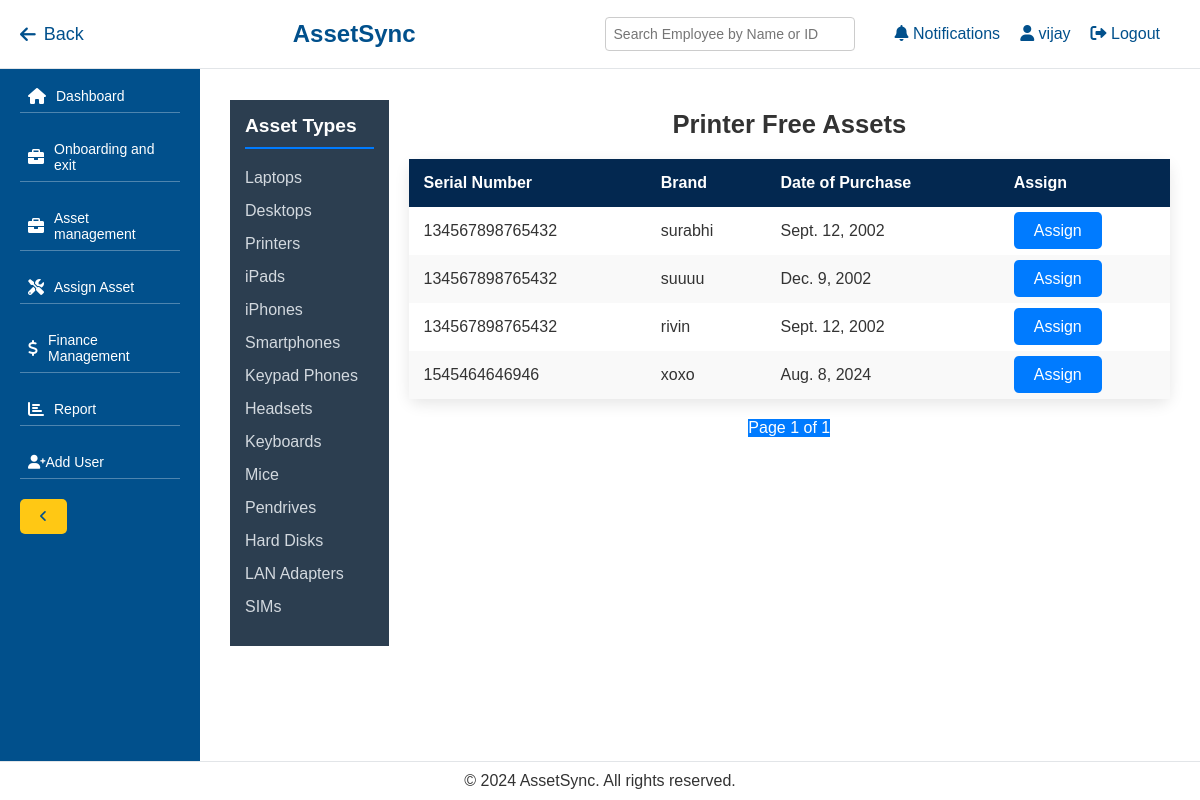
The page /assign-asset/free/?asset_type=Printer (signed in) on the database its author committed.
### management/models.py (models this page shows, shortened)
class Printer(models.Model):
    serial_number = models.CharField(max_length=100)
    brand = models.CharField(max_length=100)
    model = models.CharField(max_length=100)
    status = models.CharField(max_length=50)
    building_name = models.CharField(max_length=100)
    date_of_purchase = models.DateField()
    purchased_amount = models.DecimalField(max_digits=10, decimal_places=2)
    warranty_details = models.CharField(max_length=255)
    warranty_date = models.DateField()
    remarks = models.TextField(blank=True, null=True)
    employee = models.ForeignKey(Employee, on_delete=models.SET_NULL, null=True, blank=True, related_name='printers')

### management/views.py (the view)
# urls.py: path('assign-asset/free/', views.free_assets, name='free_assets'),
@login_required
def free_assets(request):
    asset_type = request.GET.get('asset_type', 'Laptop')  # Default to Laptop
    assets = None
    if asset_type == 'Laptop':
        assets = Laptop.objects.filter(employee__isnull=True)
    elif asset_type == 'Desktop':
        assets = Desktop.objects.filter(employee__isnull=True)
    elif asset_type == 'Printer':
        assets = Printer.objects.filter(employee__isnull=True)
    elif asset_type == 'iPhone':
        assets = iPhone.objects.filter(employee__isnull=True)
    elif asset_type == 'Smartphone':
        assets = Smartphone.objects.filter(employee__isnull=True)
    elif asset_type == 'KeypadPhone':
        assets = KeypadPhone.objects.filter(employee__isnull=True)
    elif asset_type == 'SIM':
        assets = SIM.objects.filter(employee__isnull=True)
    elif asset_type == 'Headset':
        assets = Headset.objects.filter(employee__isnull=True)
    elif asset_type == 'Keyboard':
        assets = Keyboard.objects.filter(employee__isnull=True)
    elif asset_type == 'Mouse':
        assets = Mouse.objects.filter(employee__isnull=True)
    elif asset_type == 'Pendrive':
        assets = Pendrive.objects.filter(employee__isnull=True)
    elif asset_type == 'HardDisk':
        assets = HardDisk.objects.filter(employee__isnull=True)
    elif asset_type == 'LanAdapter':
        assets = LanAdapter.objects.filter(employee__isnull=True)
    elif asset_type == 'iPad':
        assets = iPad.objects.filter(employee__isnull=True)
    else:
        assets = Laptop.objects.none()  # If no valid asset type, return an empty queryset
    paginator = Paginator(assets, 5)  # Show 5 assets per page
    page_number = request.GET.get('page')
    page_obj = paginator.get_page(page_number)
    context = {
        'asset_type': asset_type,
        'page_obj': page_obj,
    }
    return render(request, 'management/free_assets.html', context)

### management/templates/management/free_assets.html (shortened to what this page needs)
{% extends 'management/base.html' %}
{% block content %}
<div class="main-container">
    <div class="second-sidebar">
        <h2>Asset Types</h2>
        <ul>
            <li><a href="?asset_type=Laptop">Laptops</a></li>
            <li><a href="?asset_type=Desktop">Desktops</a></li>
            <li><a href="?asset_type=Printer">Printers</a></li>
            <li><a href="?asset_type=iPad">iPads</a></li>
            <li><a href="?asset_type=iPhone">iPhones</a></li>
            <li><a href="?asset_type=Smartphone">Smartphones</a></li>
            <li><a href="?asset_type=KeypadPhone">Keypad Phones</a></li>
            <li><a href="?asset_type=Headset">Headsets</a></li>
            <li><a href="?asset_type=Keyboard">Keyboards</a></li>
            <li><a href="?asset_type=Mouse">Mice</a></li>
            <li><a href="?asset_type=Pendrive">Pendrives</a></li>
            <li><a href="?asset_type=HardDisk">Hard Disks</a></li>
            <li><a href="?asset_type=LanAdapter">LAN Adapters</a></li>
            <li><a href="?asset_type=SIM">SIMs</a></li>
        </ul>
    </div>
    <div class="content-area">
        <h2>{{ asset_type }} Free Assets</h2>
        <div class="asset-list">
            <table>
                <thead>
                    <tr>
                        <th>Serial Number</th>
                        {% if asset_type == 'SIM' %}
                            <th>SIM Number</th>
                            <th>SIM Status</th>
                        {% elif asset_type == 'iPhone' or asset_type == 'Smartphone' %}
                            <th>Mobile</th>
                            <th>IMEI No1</th>
                            <th>IMEI No2</th>
                        {% elif asset_type == 'Laptop' or asset_type == 'Desktop' %}
                            <th>Brand</th>
                            <th>Processor</th>
                            <th>RAM</th>
                            <th>Storage</th>
                            <th>Inch</th>
                        {% else %}
                            <th>Brand</th>
                        {% endif %}
                        <th>Date of Purchase</th>
                        <th>Assign</th>
                    </tr>
                </thead>
                <tbody>
                    {% for asset in page_obj %}
                    <tr>
                        <td>{{ asset.serial_number }}</td>
                        {% if asset_type == 'SIM' %}
                            <td>{{ asset.sim_number }}</td>
                            <td>{{ asset.sim_status }}</td>
                        {% elif asset_type == 'iPhone' or asset_type == 'Smartphone' %}
                            <td>{{ asset.mobile }}</td>
                            <td>{{ asset.imei_no1 }}</td>
                            <td>{{ asset.imei_no2 }}</td>
                        {% elif asset_type == 'Laptop' or asset_type == 'Desktop' %}
                            <td>{{ asset.brand }}</td>
                            <td>{{ asset.processor }}</td>
                            <td>{{ asset.ram_capacity }}</td>
                            <td>{{ asset.storage }}</td>
                            <td>{{ asset.inch }}</td>
                        {% else %}
                            <td>{{ asset.brand }}</td>
                        {% endif %}
                        <td>{{ asset.date_of_purchase }}</td>
                        <td><a href="{% url 'assign_asset_to_employee' asset.id %}?asset_type={{ asset_type }}" class="assign-btn">Assign</a>
                        </td>
                    </tr>
                    {% endfor %}
                </tbody>
            </table>
            <div class="pagination">
                <span class="current">Page {{ page_obj.number }} of {{ page_obj.paginator.num_pages }}</span>
            </div>
        </div>
    </div>
</div>
{% endblock %}

### management/templates/management/base.html (shortened to what this page needs)
{% load static %}
<!DOCTYPE html>
<html lang="en">
<head>
    <link rel="stylesheet" href="https://cdnjs.cloudflare.com/ajax/libs/font-awesome/6.0.0-beta3/css/all.min.css">
</head>
<body>
    <header>
        <a href="javascript:history.back()" class="back-btn"><i class="fas fa-arrow-left"></i> Back</a>
        <h1>AssetSync</h1>
        <div class="user-options">
            <div class="search-box">
                <input type="text" id="employeeSearch" placeholder="Search Employee by Name or ID" oninput="searchEmployee()">
            </div>
            <a href="#"><i class="fas fa-bell"></i> Notifications</a>
            <a href="#"><i class="fas fa-user"></i> {{ request.user.username }}</a>
            <form id="logout-form" action="{% url 'logout' %}" method="post" style="display:inline;">
                <button type="submit" class="btn" style="background:none; border:none; color: var(--primary-color); font-size: 16px; cursor: pointer;">
                    <i class="fas fa-sign-out-alt"></i> Logout
                </button>
            </form>
        </div>
    </header>
    <aside id="sidebar">
        <nav>
            <ul>
                <li class="{% if request.resolver_match.url_name == 'dashboard' %}active{% endif %}">
                    <a href="{% url 'dashboard' %}"><i class="fas fa-home icon"></i> <span class="text">Dashboard</span></a>
                </li>
                <li>
                    <a href="#" onclick="toggleDropdown(event)"><i class="fas fa-briefcase icon"></i> <span class="text">Onboarding and exit</span></a>
                </li>
                <li>
                    <a href="#" onclick="toggleDropdown(event)"><i class="fas fa-briefcase icon"></i> <span class="text">Asset management</span></a>
                </li>
                <li><a href="{% url 'assign_asset' %}"><i class="fas fa-tools icon"></i> <span class="text">Assign Asset</span></a></li>
                <li><a href="{% url 'finance_module' %}"><i class="fas fa-dollar-sign icon"></i> <span class="text">Finance Management</span></a></li>
                <li><a href="{% url 'report' %}"><i class="fas fa-chart-bar icon"></i> <span class="text">Report</span></a></li>
                <li><a href="{% url 'add_user' %}"><i class="fas fa-user-plus"></i> Add User</a></li>
            </ul>
        </nav>
        <button class="toggle-btn" onclick="toggleSidebar()"><i class="fas fa-angle-left"></i></button>
    </aside>
    <main>
        {% block content %}{% endblock %}
    </main>
    <footer>
        <p>&copy; 2024 AssetSync. All rights reserved.</p>
    </footer>
</body>
</html>

### management/templates/management/base.html (style rules this page uses)
:root { --primary-color: #01508c; --secondary-color: #ffc814; --light-blue-color: #e9f7ff; --white-color: #ffffff; --text-color: #333333; --line-color: rgba(255, 255, 255, 0.3); --collapsed-width: 50px; --expanded-width: 200px; --dropdown-bg-color: #ffffff; --dropdown-hover-bg-color: #f1f1f1; --dropdown-border-color: #e0e0e0; }
* { margin: 0; padding: 0; box-sizing: border-box; }
body { font-family: Arial, sans-serif; background-color: var(--light-blue-color); color: var(--text-color); }
header { position: fixed; top: 0; left: 0; width: 100%; background-color: var(--white-color); border-bottom: 1px solid #e2e5e8; padding: 15px 20px; display: flex; justify-content: space-between; align-items: center; z-index: 1000; }
header h1 { color: var(--primary-color); font-size: 24px; }
header .user-options { display: flex; align-items: center; }
header .user-options a { color: var(--primary-color); margin-left: 20px; text-decoration: none; font-size: 16px; transition: color 0.3s; }
.search-box { position: relative; margin-right: 20px; }
.search-box input[type="text"] { padding: 8px; font-size: 14px; width: 250px; border-radius: 4px; border: 1px solid #ccc; }
.back-btn { font-size: 18px; margin-right: 20px; cursor: pointer; color: var(--primary-color); text-decoration: none; display: flex; align-items: center; }
.back-btn i { margin-right: 8px; }
aside { position: fixed; top: 60px; bottom: 0; left: 0; width: var(--expanded-width); background-color: var(--primary-color); color: var(--white-color); padding: 20px; overflow-y: auto; transition: width 0.3s ease; z-index: 999; }
aside nav ul { list-style-type: none; }
aside nav ul li { margin-bottom: 20px; position: relative; }
aside nav ul li a { color: var(--white-color); text-decoration: none; display: flex; align-items: center; padding: 8px; font-size: 14px; background-color: var(--primary-color); border-bottom: 1px solid var(--line-color); transition: background-color 0.3s, color 0.3s; }
aside nav ul li a .icon { margin-right: 10px; font-size: 16px; }
main { margin-left: var(--expanded-width); padding: 80px 20px; min-height: 100vh; background-color: var(--white-color); transition: margin-left 0.3s ease; }
footer { position: fixed; bottom: 0; left: 0; width: 100%; background-color: var(--white-color); border-top: 1px solid #e2e5e8; color: var(--text-color); text-align: center; padding: 10px 0; z-index: 1000; }
button, .btn { background-color: var(--secondary-color); color: var(--primary-color); border: none; padding: 10px 20px; border-radius: 5px; cursor: pointer; transition: background-color 0.3s, color 0.3s; }
aside { overflow-y: auto; }

### management/templates/management/free_assets.html (style rules this page uses)
body { font-family: 'Poppins', sans-serif; margin: 0; padding: 0; }
.main-container { display: flex; margin-top: 20px; }
.second-sidebar { width: 160px; background-color: #2c3e50; padding: 15px; color: white; margin-left: 10px; height: auto; }
.second-sidebar h2 { font-size: 1.2rem; margin-bottom: 20px; color: white; border-bottom: 2px solid #007bff; padding-bottom: 10px; }
.second-sidebar ul { list-style: none; padding: 0; }
.second-sidebar ul li { margin-bottom: 15px; }
.second-sidebar ul li a { text-decoration: none; font-size: 1rem; color: #d3d9df; transition: color 0.3s ease; }
.content-area { margin-left: 10px; padding: 10px; width: calc(100% - 170px); }
.content-area h2 { font-size: 1.6rem; margin-bottom: 20px; color: #333; text-align: center; }
table { width: 100%; border-collapse: collapse; margin: 20px 0; font-size: 1rem; border-radius: 10px; box-shadow: 0 5px 15px rgba(0, 0, 0, 0.1); }
table th, table td { padding: 15px; text-align: left; }
table th { background-color: #032850; color: white; }
table tr:nth-child(even) { background-color: #f9f9f9; }
a.assign-btn { background-color: #007bff; color: white; padding: 10px 20px; border-radius: 5px; text-decoration: none; }
.pagination { display: flex; justify-content: center; margin-top: 20px; }
.pagination .current { background-color: #007bff; color: white; }

### rows shown on the page
Printer: serial_number "134567898765432", brand "surabhi", date_of_purchase "Sept. 12, 2002"
Printer: serial_number "134567898765432", brand "suuuu", date_of_purchase "Dec. 9, 2002"
Printer: serial_number "134567898765432", brand "rivin", date_of_purchase "Sept. 12, 2002"
Printer: serial_number "1545464646946", brand "xoxo", date_of_purchase "Aug. 8, 2024"

### other values the page prints
{{ request.user.username }} "vijay"
{{ asset_type }} "Printer"
{{ page_obj.number }} "1"
{{ page_obj.paginator.num_pages }} "1"
